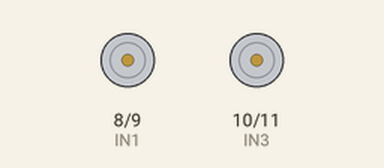
Recording of a sketch running on a simulated Arduino Uno, built with avr-gcc and run on an emulated ATmega328P. On the bench: motor-driver pin pairs drawn as motors (green arrow = first pin HIGH = forward, orange = second pin HIGH = backward, longer = more drive).

Above: at 0.12 s.
At 0.87 s:
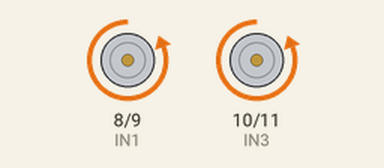
At 2.37 s:
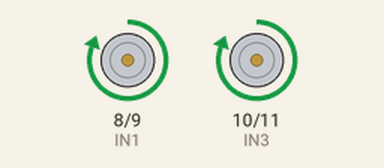
Timing chart, 0 to 3.0 s (numbered marks = the images above):
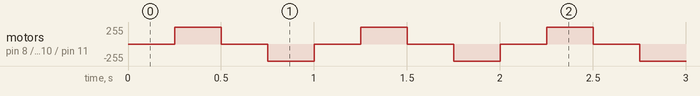

Measured:
- by itself, motor on pin 8 (IN1) / pin 9 (IN2), motor on pin 10 (IN3) / pin 11 (IN4): repeats every 1.0 s: stopped 0.25 s, backward 255/255 0.25 s, stopped 0.25 s, forward 255/255 0.25 s

The sketch:

Magnetic_Flow_Meter.ino
```cpp
//Grady Hillhouse 2016

//L298N Pins
const int IN1 = 8;
const int IN2 = 9;
const int IN3 = 10;
const int IN4 = 11;

//Biphasic DC Pulse Electromagnet Voltage Signal Properties
const int     freq          = 1;     //Hertz
const double  duty_cycle    = 0.5;
const boolean reverse_mag   = false;  //Set to true if the two electromagnets are not running in the same direction (easier just to switch the wires on the H-bridge)
const double  signal_delay  = 0.5 / freq * duty_cycle * 1000.0;         //Duration in milliseconds that the voltage is high or low
const double  off_delay     = 0.5 / freq * (1.0 - duty_cycle) * 1000.0; //Duration in milliseconds that the voltage is zero

//Other variables
unsigned long previous_millis = 0; //Milliseconds
boolean previous_direction = false;
boolean currently_off = true;

void setup()
{
  pinMode(IN1, OUTPUT);
  pinMode(IN2, OUTPUT);
  pinMode(IN3, OUTPUT);
  pinMode(IN4, OUTPUT);

  turn_off_magnets(); //Just in case
}

void loop()
{
  unsigned long current_millis = millis();

  if (currently_off)
  {
    if (current_millis - previous_millis >= off_delay)
    {
      previous_millis = current_millis;
      previous_direction = !previous_direction;
      activate_magnets(previous_direction);
      currently_off = false;
    }
  }
  else
  {
    if (current_millis - previous_millis >= signal_delay)
    {
      previous_millis = current_millis;
      turn_off_magnets();
      currently_off = true;
    }
  }
}

void activate_magnets(boolean positive)
{
  if (positive && !reverse_mag)
  {
    digitalWrite(IN2, LOW);
    digitalWrite(IN4, LOW);
    digitalWrite(IN1, HIGH);
    digitalWrite(IN3, HIGH);
  }
  else if (positive && reverse_mag)
  {
    digitalWrite(IN2, LOW);
    digitalWrite(IN3, LOW);
    digitalWrite(IN1, HIGH);
    digitalWrite(IN4, HIGH);
  }
  else if (!positive && !reverse_mag)
  {
    digitalWrite(IN1, LOW);
    digitalWrite(IN3, LOW);
    digitalWrite(IN2, HIGH);
    digitalWrite(IN4, HIGH);
  }
  else if (!positive && reverse_mag)
  {
    digitalWrite(IN1, LOW);
    digitalWrite(IN4, LOW);
    digitalWrite(IN2, HIGH);
    digitalWrite(IN3, HIGH);
  }
}

void turn_off_magnets()
{
  digitalWrite(IN1, LOW);
  digitalWrite(IN2, LOW);
  digitalWrite(IN3, LOW);
  digitalWrite(IN4, LOW);
}
```
